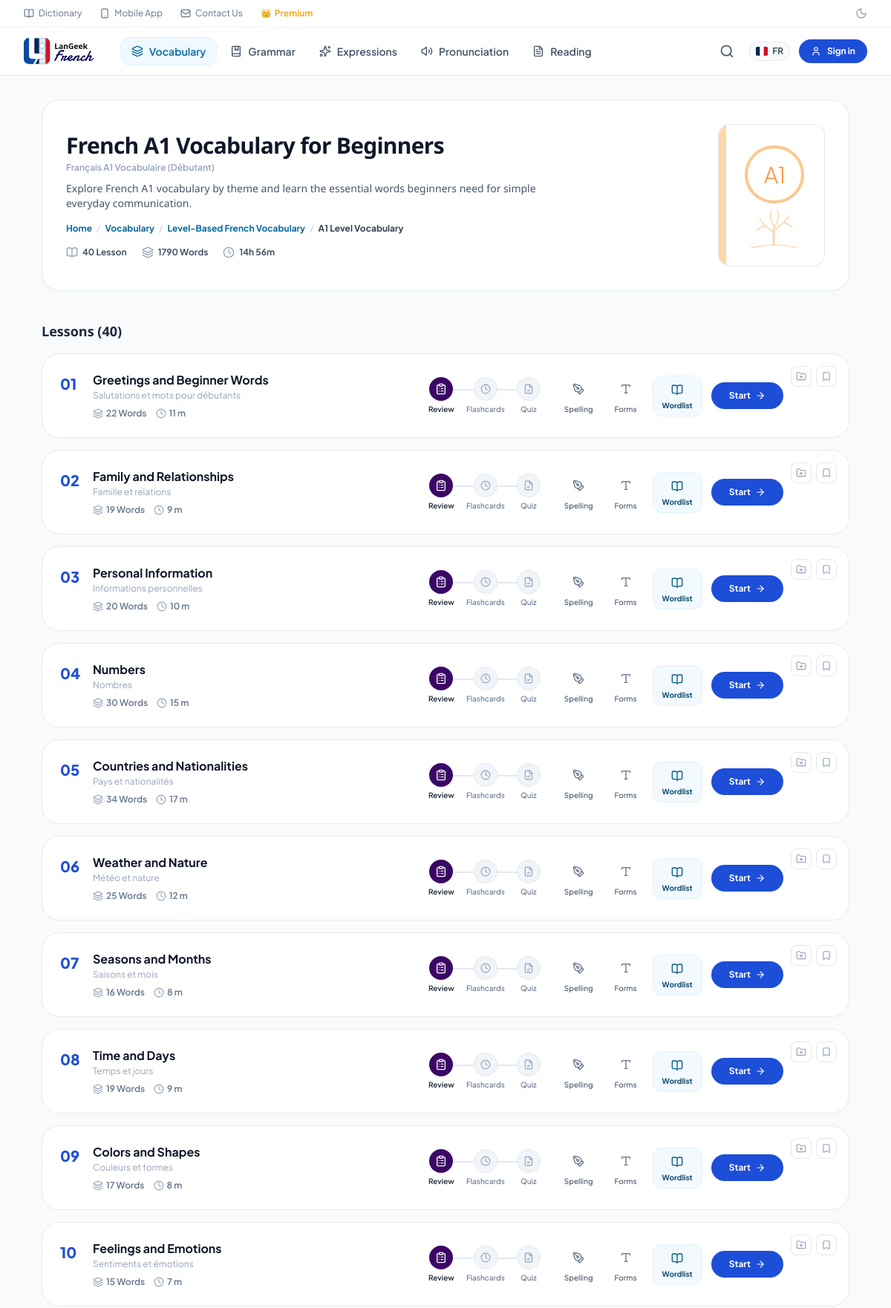
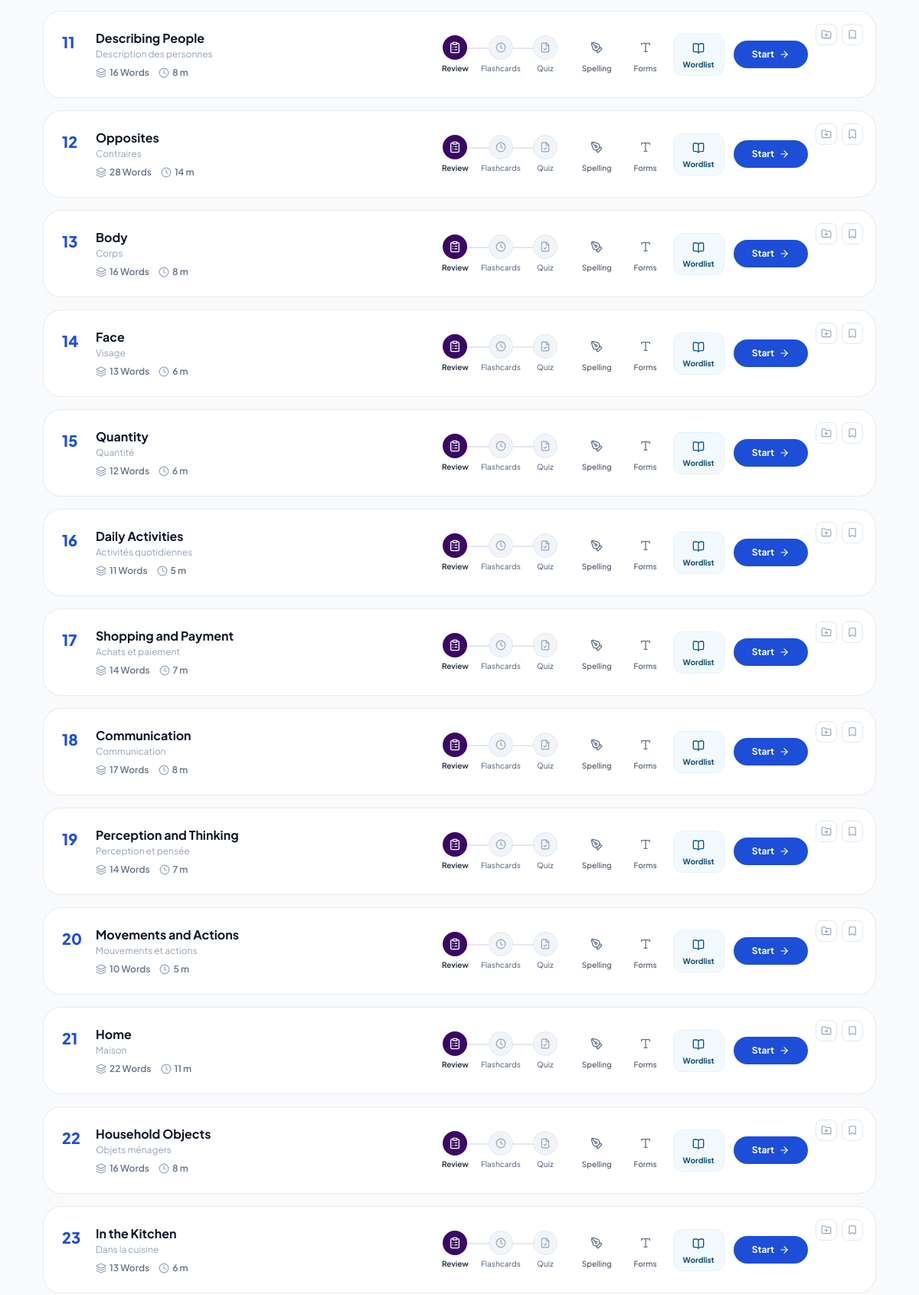
/fr-EN/vocab/category/457/niveau-a1 (upper part), run on the app's committed database (2 pictures, top to bottom).
### tables this page shows
CREATE TABLE categories (
    id INTEGER PRIMARY KEY,
    slug TEXT,
    title TEXT,
    description TEXT,
    web_title TEXT,
    category_type TEXT,
    photo_thumbnail TEXT,
    updated_at TIMESTAMP DEFAULT CURRENT_TIMESTAMP
, cefr_level TEXT, cefr_subtitle TEXT, total_lessons INTEGER, total_words INTEGER, collection_id TEXT, photo TEXT, words_count INTEGER DEFAULT 0, subcategories_count INTEGER DEFAULT 0);

CREATE TABLE subcategories (
    id INTEGER PRIMARY KEY,
    category_id INTEGER,
    slug TEXT,
    title TEXT,
    description TEXT,
    web_title TEXT,
    words_count INTEGER DEFAULT 0,
    estimated_time INTEGER DEFAULT 0,
    updated_at TIMESTAMP DEFAULT CURRENT_TIMESTAMP, original_title TEXT, position INTEGER DEFAULT 0, photo TEXT,
    FOREIGN KEY (category_id) REFERENCES categories (id)
);

### server.py (the view)
@app.get("/fr-EN/vocab/category/{cat_id}/{slug}")
@app.get("/fr-EN/vocab/category/{cat_id}")
async def category_detail_view(cat_id: int, request: Request, slug: Optional[str] = None):
    conn = get_db()
    cur = conn.cursor()
    cat_row = cur.execute("SELECT * FROM categories WHERE id = ?", (cat_id,)).fetchone()
    if not cat_row:
        conn.close()
        raise HTTPException(status_code=404, detail="Category not found")
    sub_rows = cur.execute("SELECT * FROM subcategories WHERE category_id = ? ORDER BY position ASC, id ASC", (cat_id,)).fetchall()
    conn.close()
    return templates.TemplateResponse(request, "category_detail.html", {
        "active_tab": "vocab",
        "category": dict(cat_row),
        "subcategories": [dict(s) for s in sub_rows]
    })

### templates/category_detail.html (shortened to what this page needs)
{% extends "base.html" %}
{% block content %}
<div class="max-w-6xl mx-auto px-4 sm:px-6 lg:px-8 py-8">
  <div class="bg-white rounded-3xl p-6 sm:p-8 border border-slate-200/90 shadow-xs mb-10 flex flex-col md:flex-row items-start md:items-center justify-between gap-6">
    <div class="max-w-2xl">
      <h1 class="text-2xl sm:text-3xl font-extrabold text-slate-900 tracking-tight">
        {{ category.title or 'French C1 Vocabulary for Advanced Learners' }}
      </h1>
      <div class="text-xs font-semibold text-slate-400 mt-1">
        {{ category.web_title or 'Français C1 Vocabulaire (Avancé)' }}
      </div>
      <p class="text-xs sm:text-sm text-slate-600 mt-2.5 leading-relaxed">
        {{ category.description or 'Explore French C1 vocabulary by theme and develop advanced words for precise arguments, nuanced discussion, and complex texts.' }}
      </p>
      <div class="flex items-center space-x-1.5 text-xs font-medium text-slate-500 mt-4 flex-wrap">
        <a href="/fr-EN" class="hover:text-primary-600 transition font-bold text-primary-600">Home</a>
        <span class="text-slate-300">/</span>
        <a href="/fr-EN/vocab" class="hover:text-primary-600 transition font-bold text-primary-600">Vocabulary</a>
        <span class="text-slate-300">/</span>
        {% if category.collection_id == 'level-based' %}
        <a href="/fr-EN/vocab#level-based" class="hover:text-primary-600 transition font-bold text-primary-600">Level-Based French Vocabulary</a>
        <span class="text-slate-300">/</span>
        <span class="text-slate-700 font-bold">{{ category.cefr_level or 'C1' }} Level Vocabulary</span>
        {% else %}
        <a href="/fr-EN/vocab#topics" class="hover:text-primary-600 transition font-bold text-primary-600">Themed & Topic Vocabulary</a>
        <span class="text-slate-300">/</span>
        <span class="text-slate-700 font-bold">{{ category.title }}</span>
        {% endif %}
      </div>
      <div class="flex items-center space-x-5 mt-4 text-xs font-bold text-slate-600">
        <span class="flex items-center space-x-1.5">
          <i data-lucide="book-open" class="w-4 h-4 text-slate-400"></i>
          <span>{{ subcategories|length }} Lesson</span>
        </span>
        <span class="flex items-center space-x-1.5">
          <i data-lucide="layers" class="w-4 h-4 text-slate-400"></i>
          <span>{{ category.words_count or 1790 }} Words</span>
        </span>
        <span class="flex items-center space-x-1.5">
          <i data-lucide="clock" class="w-4 h-4 text-slate-400"></i>
          <span>14h 56m</span>
        </span>
      </div>
    </div>
    <div class="hidden md:flex flex-col items-center justify-between p-4 bg-white rounded-2xl border border-slate-200/90 shadow-xs w-36 h-48 relative overflow-hidden">
      <div class="absolute left-0 top-0 bottom-0 w-2.5 bg-[#fed7aa] border-r border-orange-200"></div>
      <div class="w-20 h-20 rounded-full border-4 border-orange-300/80 flex items-center justify-center mt-3 ml-2">
        <span class="text-3xl font-light text-orange-400 tracking-tight">{{ category.cefr_level or 'C1' }}</span>
      </div>
      <div class="w-full flex justify-center ml-2 mb-1">
      </div>
    </div>
  </div>
  <div class="flex items-center justify-between mb-4">
    <h3 class="text-lg font-bold text-slate-800">Lessons ({{ subcategories|length }})</h3>
  </div>
  <div class="space-y-4">
    {% for sub in subcategories %}
    <div class="bg-white rounded-3xl p-5 sm:p-6 border border-slate-200/80 shadow-xs hover:border-primary-200 transition duration-200 flex flex-col md:flex-row md:items-center justify-between gap-4 relative group">
      <div class="absolute top-4 right-4 flex items-center space-x-1.5 text-slate-400">
        <button class="w-7 h-7 rounded-lg border border-slate-200 flex items-center justify-center hover:text-primary-600 hover:border-primary-200 transition" title="Add to wordlist">
          <i data-lucide="folder-plus" class="w-3.5 h-3.5"></i>
        </button>
        <button class="w-7 h-7 rounded-lg border border-slate-200 flex items-center justify-center hover:text-primary-600 hover:border-primary-200 transition" title="Bookmark">
          <i data-lucide="bookmark" class="w-3.5 h-3.5"></i>
        </button>
      </div>
      <div class="flex items-start space-x-4 max-w-md">
        <div class="text-xl font-extrabold text-[#1d4ed8] min-w-[28px] pt-0.5">
          {{ "%02d" % (loop.index) }}
        </div>
        <div>
          <a href="/fr-EN/vocab/subcategory/{{ sub.id }}/learn" class="text-base font-bold text-slate-900 hover:text-primary-600 transition leading-snug block">
            {{ sub.title }}
          </a>
          <div class="text-xs text-slate-400 mt-0.5">
            {{ sub.description or sub.web_title or sub.title }}
          </div>
          <div class="flex items-center space-x-3 text-xs font-semibold text-slate-500 mt-2">
            <span class="flex items-center space-x-1">
              <i data-lucide="layers" class="w-3.5 h-3.5 text-slate-400"></i>
              <span>{{ sub.words_count or 29 }} Words</span>
            </span>
            <span class="flex items-center space-x-1">
              <i data-lucide="clock" class="w-3.5 h-3.5 text-slate-400"></i>
              <span>{{ (sub.estimated_time // 60) or 15 }} m</span>
            </span>
          </div>
        </div>
      </div>
      <div class="flex items-center space-x-2 sm:space-x-3 flex-wrap sm:flex-nowrap justify-end pt-3 md:pt-0 mr-0 md:mr-16">
        <div class="relative flex items-center px-1">
          <a href="/fr-EN/vocab/subcategory/{{ sub.id }}/learn/review" class="relative z-10 px-2 flex flex-col items-center group/btn" title="SRS Review">
            <div class="w-8 h-8 rounded-full bg-[#3b0764] text-white flex items-center justify-center mb-1 shadow-xs group-hover/btn:scale-105 transition">
              <i data-lucide="clipboard-list" class="w-4 h-4"></i>
            </div>
            <span class="text-[10px] font-semibold text-slate-800">Review</span>
          </a>
          <a href="/fr-EN/vocab/subcategory/{{ sub.id }}/learn/flashcard" class="relative z-10 px-2 flex flex-col items-center group/btn" title="Interactive Flashcards">
            <div class="w-8 h-8 rounded-full bg-slate-100 border border-slate-200 text-slate-400 flex items-center justify-center mb-1 group-hover/btn:bg-sky-50 group-hover/btn:text-sky-600 transition">
              <i data-lucide="clock" class="w-3.5 h-3.5"></i>
            </div>
            <span class="text-[10px] font-medium text-slate-500">Flashcards</span>
          </a>
          <a href="/fr-EN/vocab/subcategory/{{ sub.id }}/learn/quiz" class="relative z-10 px-2 flex flex-col items-center group/btn" title="Multiple Choice Quiz">
            <div class="w-8 h-8 rounded-full bg-slate-100 border border-slate-200 text-slate-400 flex items-center justify-center mb-1 group-hover/btn:bg-emerald-50 group-hover/btn:text-emerald-600 transition">
              <i data-lucide="file-check" class="w-3.5 h-3.5"></i>
            </div>
            <span class="text-[10px] font-medium text-slate-500">Quiz</span>
          </a>
        </div>
        <a href="/fr-EN/vocab/subcategory/{{ sub.id }}/learn/spelling" class="px-2 flex flex-col items-center text-slate-500 hover:text-amber-600 transition" title="Spelling Dictation">
          <div class="w-8 h-8 flex items-center justify-center mb-1">
            <i data-lucide="pen-tool" class="w-4 h-4"></i>
          </div>
          <span class="text-[10px] font-medium text-slate-600">Spelling</span>
        </a>
        <a href="/fr-EN/vocab/subcategory/{{ sub.id }}/learn" class="px-2 flex flex-col items-center text-slate-500 hover:text-indigo-600 transition" title="Grammatical Forms">
          <div class="w-8 h-8 flex items-center justify-center mb-1">
            <i data-lucide="type" class="w-4 h-4"></i>
          </div>
          <span class="text-[10px] font-medium text-slate-600">Forms</span>
        </a>
        <a href="/fr-EN/vocab/subcategory/{{ sub.id }}/word-list" class="px-3 py-1.5 rounded-xl bg-sky-50/80 hover:bg-sky-100 border border-sky-100 text-sky-900 transition flex flex-col items-center shadow-2xs" title="Full Wordlist">
          <div class="w-6 h-6 flex items-center justify-center mb-0.5 text-sky-800">
            <i data-lucide="book-open" class="w-4 h-4"></i>
          </div>
          <span class="text-[10px] font-bold">Wordlist</span>
        </a>
        <a href="/fr-EN/vocab/subcategory/{{ sub.id }}/learn" class="ml-2 inline-flex items-center space-x-1.5 px-6 py-2.5 rounded-full bg-[#1d4ed8] hover:bg-[#1e40af] text-white font-bold text-xs shadow-xs transition group">
          <span>Start</span>
          <i data-lucide="arrow-right" class="w-3.5 h-3.5 group-hover:translate-x-0.5 transition"></i>
        </a>
      </div>
    </div>
    {% endfor %}
  </div>
</div>
{% endblock %}

### templates/base.html (style rules this page uses)
body { font-family: 'Plus Jakarta Sans', system-ui, -apple-system, sans-serif; }

### data on the page
categories: title "French A1 Vocabulary for Beginners", web_title "Français A1 Vocabulaire (Débutant)", description "Explore French A1 vocabulary by theme and learn the essential words beginners need for simple everyday communication.", cefr_level "A1", words_count "1790"
subcategories: index "01", title "Greetings and Beginner Words", description "Salutations et mots pour débutants", words_count "22", estimated_time "11"
subcategories: index "02", title "Family and Relationships", description "Famille et relations", words_count "19", estimated_time "9"
subcategories: index "03", title "Personal Information", description "Informations personnelles", words_count "20", estimated_time "10"
subcategories: index "04", title "Numbers", description "Nombres", words_count "30", estimated_time "15"
subcategories: index "05", title "Countries and Nationalities", description "Pays et nationalités", words_count "34", estimated_time "17"
subcategories: index "06", title "Weather and Nature", description "Météo et nature", words_count "25", estimated_time "12"
subcategories: index "07", title "Seasons and Months", description "Saisons et mois", words_count "16", estimated_time "8"
subcategories: index "08", title "Time and Days", description "Temps et jours", words_count "19", estimated_time "9"
subcategories: index "09", title "Colors and Shapes", description "Couleurs et formes", words_count "17", estimated_time "8"
subcategories: index "10", title "Feelings and Emotions", description "Sentiments et émotions", words_count "15", estimated_time "7"
subcategories: index "11", title "Describing People", description "Description des personnes", words_count "16", estimated_time "8"
subcategories: index "12", title "Opposites", description "Contraires", words_count "28", estimated_time "14"
subcategories: index "13", title "Body", description "Corps", words_count "16", estimated_time "8"
subcategories: index "14", title "Face", description "Visage", words_count "13", estimated_time "6"
subcategories: index "15", title "Quantity", description "Quantité", words_count "12", estimated_time "6"
subcategories: index "16", title "Daily Activities", description "Activités quotidiennes", words_count "11", estimated_time "5"
subcategories: index "17", title "Shopping and Payment", description "Achats et paiement", words_count "14", estimated_time "7"
subcategories: index "18", title "Communication", description "Communication", words_count "17", estimated_time "8"
subcategories: index "19", title "Perception and Thinking", description "Perception et pensée", words_count "14", estimated_time "7"
subcategories: index "20", title "Movements and Actions", description "Mouvements et actions", words_count "10", estimated_time "5"
subcategories: index "21", title "Home", description "Maison", words_count "22", estimated_time "11"
subcategories: index "22", title "Household Objects", description "Objets ménagers", words_count "16", estimated_time "8"
subcategories: index "23", title "In the Kitchen", description "Dans la cuisine", words_count "13", estimated_time "6"

### other printed values
{{ subcategories|length }} "40"
